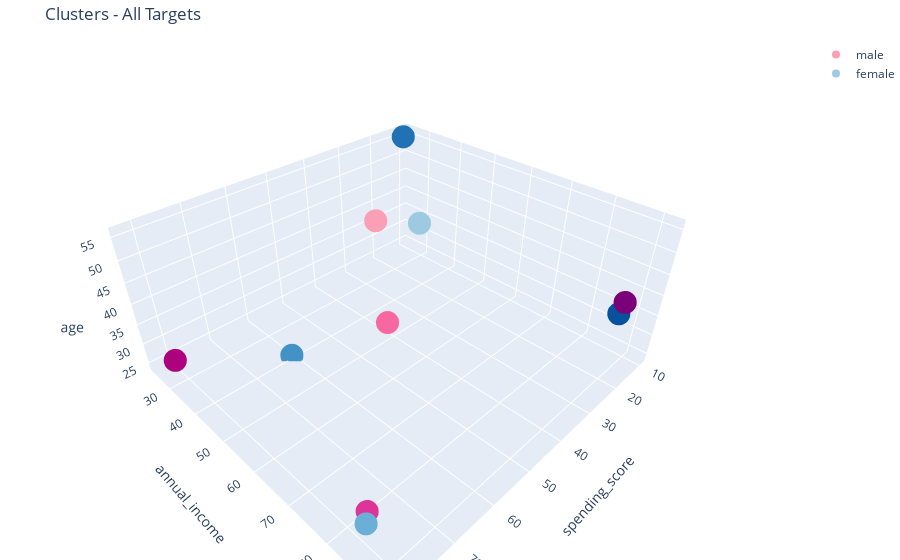

Write notebook code for a chart like this one.
### Markdown cell above
Now that we've got our centroids for both our clusters, we can plot them on a 3D plot.
We apply different colors for female centroids vs. male centroids.

### Code cell
def plot(dfs, names, colors, title):

    data_to_plot = []
    
    for i, df in enumerate(dfs):

        x = df['spending_score']
        y = df['annual_income']
        z = df['age']
        data = go.Scatter3d(x=x , y=y , z=z , mode='markers', name=names[i], marker = colors[i])
        data_to_plot.append(data)


    layout = go.Layout(margin=dict(l=0,r=0,b=0,t=40),
        title= title, scene = dict(xaxis = dict(title  = x.name,), 
        yaxis = dict(title  = y.name), zaxis = dict(title = z.name)))

    fig = go.Figure(data=data_to_plot, layout=layout)
    py.offline.iplot(fig)
    

dfcf = dfc[dfc.gender=='female']
dfcm = dfc[dfc.gender=='male']
purple = dict(color=cl.scales['9']['seq']['RdPu'][3:8])
blue = dict(color=cl.scales['9']['seq']['Blues'][3:8])
plot([dfcf, dfcm], names=['male', 'female'], colors=[purple, blue], title = 'Clusters - All Targets')

### Figure 1 — Plotly figure (JSON) as saved in the notebook; plotly's stock layout.template omitted (floating-point values rounded to 4 significant figures)
{"data": [{"marker": {"color": ["rgb(250,159,181)", "rgb(247,104,161)", "rgb(221,52,151)", "rgb(174,1,126)", "rgb(122,1,119)"]}, "mode": "markers", "name": "male", "type": "scatter3d", "x": [42, 42, 80, 80, 21], "y": [47, 50, 85, 25, 92], "z": [52, 28, 32, 25, 44]}, {"marker": {"color": ["rgb(158,202,225)", "rgb(107,174,214)", "rgb(66,146,198)", "rgb(33,113,181)", "rgb(8,81,156)"]}, "mode": "markers", "name": "female", "type": "scatter3d", "x": [42, 82, 61, 11, 10], "y": [59, 87, 40, 24, 87], "z": [56, 33, 24, 55, 33]}], "layout": {"margin": {"b": 0, "l": 0, "r": 0, "t": 40}, "scene": {"xaxis": {"title": {"text": "spending_score"}}, "yaxis": {"title": {"text": "annual_income"}}, "zaxis": {"title": {"text": "age"}}}, "title": {"text": "Clusters - All Targets"}}}
